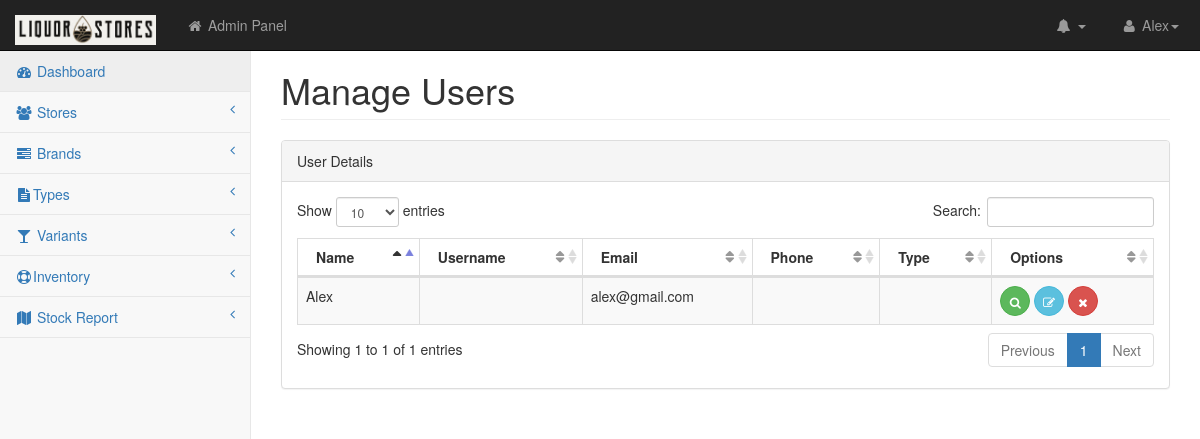
Before: /manage_user.php (signed in) with the older database file.
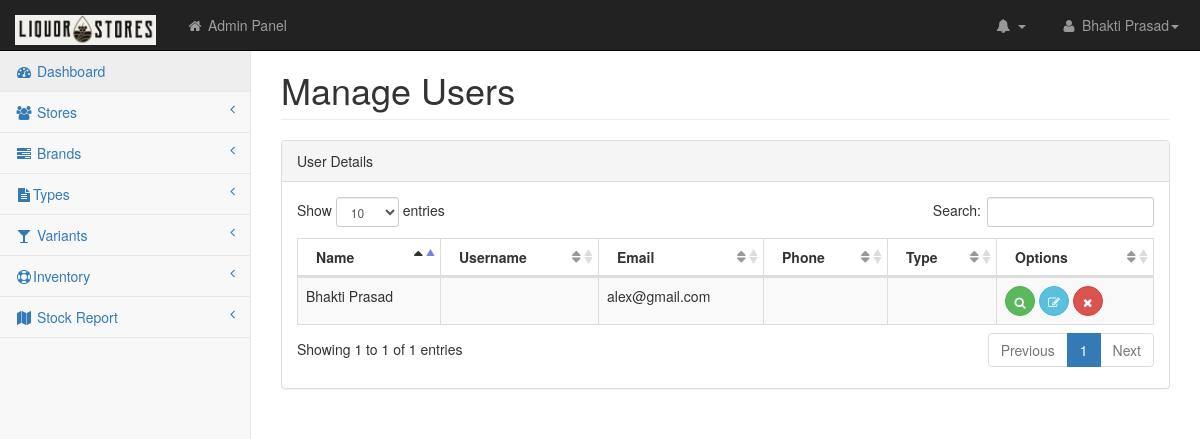
After: the same page with the newer database file.
### tables this page shows
CREATE TABLE `users` (
  `id` int(11) NOT NULL AUTO_INCREMENT,
  `store_id` int(11) DEFAULT NULL,
  `name` varchar(255) DEFAULT NULL,
  `email` varchar(255) NOT NULL,
  `mobile` bigint(11) NOT NULL,
  `adharno` bigint(20) NOT NULL,
  `password` varchar(30) NOT NULL,
  `address` varchar(255) NOT NULL,
  `country` varchar(15) NOT NULL,
  `zip` int(10) DEFAULT NULL,
  `city` varchar(50) NOT NULL,
  `state` varchar(20) NOT NULL,
  `type` varchar(10) DEFAULT NULL,
  `activated` char(1) DEFAULT 'N',
  PRIMARY KEY (`id`),
  UNIQUE KEY `MOBILE` (`mobile`),
  UNIQUE KEY `ADHARNO` (`adharno`),
  UNIQUE KEY `EMAIL` (`email`)
);

### include/config.php (called while the page is built, shortened)
<?php
  $addres='http://'.$_SERVER['SERVER_NAME'].'/';
  $stylepath='http://'.$_SERVER['SERVER_NAME'].'/wineshop/css/';
?>

### include/functions.php (called while the page is built, shortened)
<?php
function GetName($tablename,$field,$where,$id)
{
	$uquery="SELECT * FROM $tablename WHERE $where='$id'";
	$uresult=mysql_query($uquery);
	$urow=mysql_fetch_object($uresult);
	$newval=stripslashes( $urow->$field);
	return $newval;
}
?>

### user_chk.php (called while the page is built, shortened)
<?php
$uquery="SELECT type FROM users WHERE id='$user'";
$qryu=mysql_query($uquery);
$urow=mysql_fetch_object($qryu);
$UTYPE=stripslashes($urow->type);
?>

### manage_user.php (the view, shortened to what this page needs)
<?php
 include("connect.php");
 $user=$_SESSION["AdmID"];
	 include("user_chk.php");
			$sqlu="SELECT * FROM users";
			$selu=mysql_query($sqlu);
?>
<?php include("top.php"); ?>
    </head>
    <body>
        <div id="wrapper">
            <?php include("nav.php"); ?>
            <div id="page-wrapper">
                <div class="row">
                    <div class="col-lg-12">
                        <h1 class="page-header">Manage Users</h1>
                    </div>
                </div>
                <div class="row">
                    <div class="col-lg-12">
                        <div class="panel panel-default">
                            <div class="panel-heading">
                                User Details
                            </div>
                            <div class="panel-body">
                                <div class="dataTable_wrapper">
                                    <table class="table table-striped table-bordered table-hover" id="dataTables-example">
                                        <thead>
                                            <tr>
                                                <th>Name</th>
                                                <th>Username</th>
                                                <th>Email</th>
                                                <th>Phone</th>
                                                <th>Type</th>
												<th>Options</th>
                                            </tr>
                                        </thead>
                                        <tbody>
                                        <?php
	   $i=0;
	   while($resultu=mysql_fetch_object($selu))
        	  {
				 if($i % 2 != "0")
  				 {
     			 $class = 'odd';
   					}
  				 else
   				{
      			$class = 'even';
   				}
				  ?>
                                            <tr class="<?php echo $class; ?>" id="<? echo stripslashes($resultu->id); ?>">
                                                <td><? echo stripslashes($resultu->name); ?></td>
                                                <td><? echo stripslashes($resultu->username); ?></td>
                                                <td><? echo stripslashes($resultu->email); ?></td>
                                                <td class="center"><? echo stripslashes($resultu->contactno); ?></td>
                                                <td class="center">
												</td>
												<td class="center">
												<a class="btn btn-success btn-circle" href="user_profile.php?id=<? echo stripslashes($resultu->id); ?>"><i class="fa fa-search"></i></a>
												<a class="btn btn-info btn-circle" href="add_user.php?action=edit&id=<? echo stripslashes($resultu->id); ?>"><i class="fa fa-edit"></i></a>
												<a href="javascript:void();" class="btn btn-danger btn-circle deluser"><i class="fa fa-times"></i></a>
												</td>
                                            </tr>
                                              <? $i++; } ?>
                                        </tbody>
                                    </table>
                                </div>
                          </div>
                        </div>
                    </div>
                </div>
                <div class="row">
                    <div class="col-lg-6">
                  </div>
                    <div class="col-lg-6">
                  </div>
                </div>
                <div class="row">
                    <div class="col-lg-6">
                  </div>
                    <div class="col-lg-6">
                  </div>
                </div>
                <div class="row">
                    <div class="col-lg-6">
                  </div>
                    <div class="col-lg-6">
                  </div>
                </div>
            </div>
        </div>
    </body>
</html>

### top.php (shortened to what this page needs)
<!DOCTYPE html>
<html lang="en">
    <head>
        <link href="<?php echo $stylepath; ?>bootstrap.min.css" rel="stylesheet">
        <link href="<?php echo $stylepath; ?>metisMenu.min.css" rel="stylesheet">
        <link href="<?php echo $stylepath; ?>startmin.css" rel="stylesheet">
        <link href="<?php echo $stylepath; ?>font-awesome.min.css" rel="stylesheet" type="text/css">
        <link href="<?php echo $stylepath; ?>bootstrap-social.css" rel="stylesheet">
        <link href="<?php echo $stylepath; ?>timeline.css" rel="stylesheet">
        <link href="<?php echo $stylepath; ?>morris.css" rel="stylesheet">
        <link href="<?php echo $stylepath; ?>dataTables/dataTables.bootstrap.css" rel="stylesheet">
        <link href="<?php echo $stylepath; ?>dataTables/dataTables.responsive.css" rel="stylesheet">

### nav.php (shortened to what this page needs)
<nav class="navbar navbar-inverse navbar-fixed-top" role="navigation">
              <div class="navbar-header">
                  <a class="navbar-brand" href="dashboard.php"><img src="logo.png" alt="" height="30" /></a>
              </div>
              <ul class="nav navbar-nav navbar-left navbar-top-links">
                  <li><a href="#"><i class="fa fa-home fa-fw"></i> Admin Panel</a></li>
              </ul>
              <ul class="nav navbar-right navbar-top-links">
			<li class="dropdown navbar-inverse">
                      <a class="dropdown-toggle" data-toggle="dropdown" href="#">
                          <i class="fa fa-bell fa-fw"></i> <b class="caret"></b>
                      </a>
                  </li>
                  <li class="dropdown">
                      <a class="dropdown-toggle" data-toggle="dropdown" href="<?php echo $addres; ?>editprofile.php">
                          <i class="fa fa-user fa-fw"></i> <? echo GetName('users','name','id',$user) ?><b class="caret"></b>
                      </a>
                  </li>
              </ul>
              <div class="navbar-default sidebar" role="navigation">
                  <div class="sidebar-nav navbar-collapse">
                      <ul class="nav" id="side-menu">
                          <li>
                              <a href="dashboard.php" class="active"><i class="fa fa-dashboard fa-fw"></i> Dashboard</a>
                          </li>
                          <?php if($UTYPE=='ADMIN' || $UTYPE=='STORE')  {?>
                          <li>
                              <a href="manage_customer.php"><i class="fa fa-users fa-fw"></i> Stores<span class="fa arrow"></span></a>
                          </li>
                          <li>
                              <a href="manage_loads.php"><i class="fa fa-tasks fa-fw"></i> Brands<span class="fa arrow"></span></a>
                          </li>
					<li>
                              <a href="manage_warrant.php"><i class="fa fa-file-text fa-fw"></i>Types<span class="fa arrow"></span></a>
                          </li>
                          <li>
                              <a href="manage_warrant.php"><i class="fa fa-glass fa-fw"></i> Variants<span class="fa arrow"></span></a>
                          </li>
                          <li>
                              <a href="manage_bundle.php"><i class="fa fa-support fa-fw"></i>Inventory<span class="fa arrow"></span></a>
                          </li>
                          <?php } ?>
                          <li>
                              <a href="#"><i class="fa fa-map fa-fw"></i> Stock Report<span class="fa arrow"></span></a>
                          </li>
                      </ul>
                  </div>
              </div>
          </nav>

### css/startmin.css (style rules this page uses)
body { background-color: #f8f8f8; }
#wrapper { width: 100%; }
#page-wrapper { padding: 30px 15px 0 15px; min-height: 568px; background-color: #fff; }
@media (min-width:768px) { #page-wrapper { position: inherit; margin-left: 250px; padding: 30px 30px 0 30px; border-left: 1px solid #e7e7e7; } }
.navbar-header { float: left; }
.navbar-left { float: left; }
.navbar-right { text-align: right; }
.navbar-top-links { margin: 0; }
.navbar-top-links li { display: inline-block; }
.navbar-top-links li:last-child { margin-right: 6px; }
.navbar-top-links li a { padding: 15px; min-height: 50px; }
.navbar-top-links>li>a { color: #999; }
.sidebar .sidebar-nav.navbar-collapse { padding-right: 0; padding-left: 0; }
.sidebar ul li { border-bottom: 1px solid #e7e7e7; }
.sidebar ul li a.active { background-color: #eee; }
.sidebar .arrow { float: right; }
.sidebar .fa.arrow:before { content: "\f104"; }
@media (min-width:768px) { .sidebar { z-index: 1; position: absolute; width: 250px; margin-top: 51px; } }
table.dataTable thead .sorting, table.dataTable thead .sorting_asc, table.dataTable thead .sorting_desc, table.dataTable thead .sorting_asc_disabled, table.dataTable thead .sorting_desc_disabled { background: 0 0; }
table.dataTable thead .sorting_asc:after { content: "\f0de"; float: right; font-family: fontawesome; }
table.dataTable thead .sorting:after { content: "\f0dc"; float: right; font-family: fontawesome; color: rgba(50,50,50,.5); }
.btn-circle { width: 30px; height: 30px; padding: 6px 0; border-radius: 15px; text-align: center; font-size: 12px; line-height: 1.428571429; }

Changed rows visible on the page:
changed users "alex@gmail.com": name "Alex" → "Bhakti Prasad"
Other visible differences:
GetName('users','name','id',$user): "Alex" → "Bhakti Prasad"
